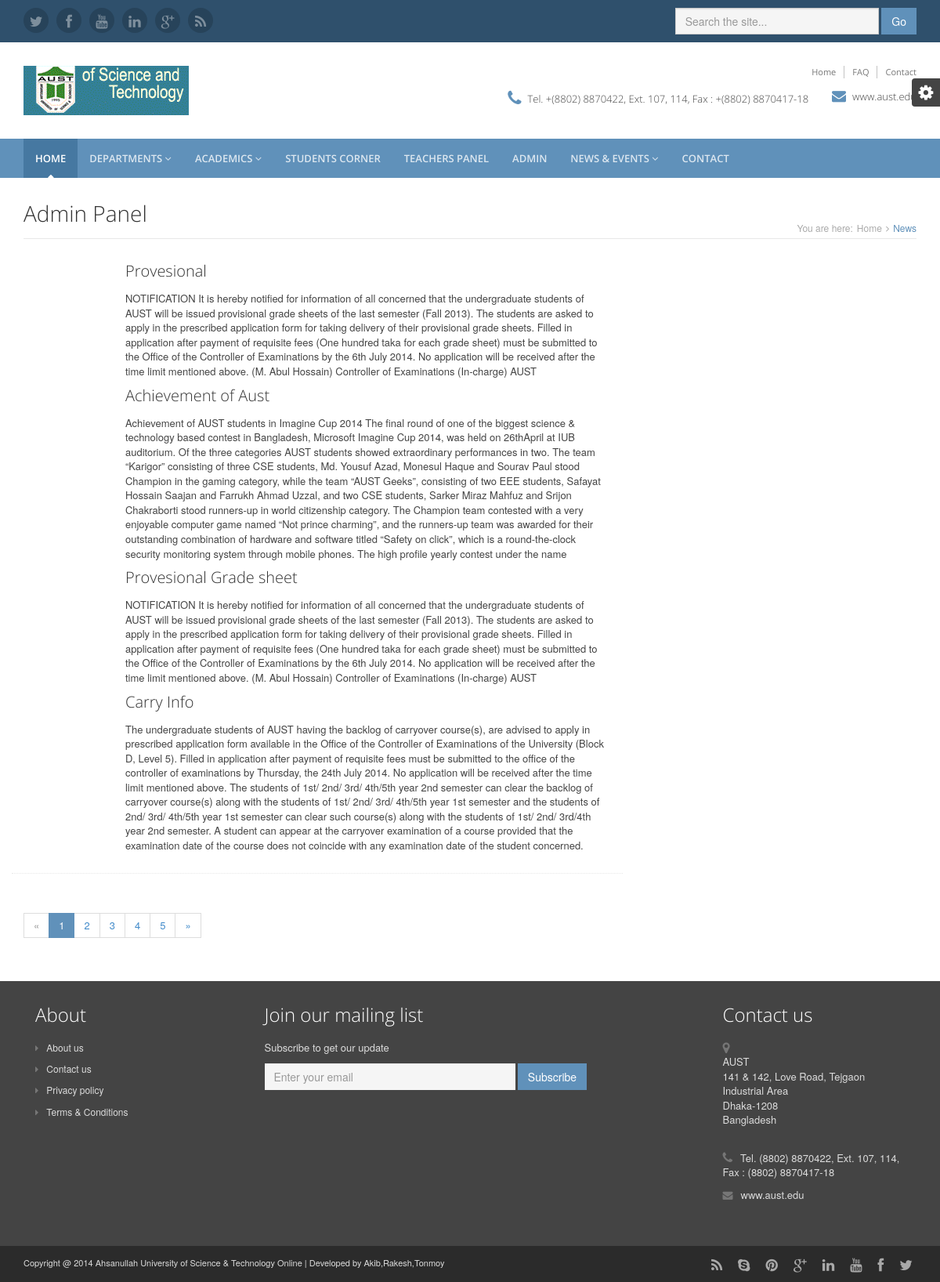
The app's page /news1.php with its own data.
### tables this page shows
CREATE TABLE IF NOT EXISTS `news` (
  `news_id` int(11) NOT NULL AUTO_INCREMENT,
  `news_title` varchar(200) NOT NULL,
  `news` varchar(1000) NOT NULL,
  PRIMARY KEY (`news_id`)
);

### news1.php (the view, shortened to what this page needs)
<?php
	include 'header.php';
?>
<!DOCTYPE html>
<html>
<head>
    <link rel="stylesheet" href="assets/plugins/bootstrap/css/bootstrap.min.css">
    <link rel="stylesheet" href="assets/plugins/font-awesome/css/font-awesome.css">
    <link id="theme-style" rel="stylesheet" href="assets/css/styles.css">
</head>
<body>
	<div class="content container">
            <div class="page-wrapper">
                <header class="page-heading clearfix">
                    <h1 class="heading-title pull-left">Admin Panel</small></h1>
                    <div class="breadcrumbs pull-right">
                        <ul class="breadcrumbs-list">
                            <li class="breadcrumbs-label">You are here:</li>
                            <li><a href="index.php">Home</a><i class="fa fa-angle-right"></i></li>
                            <li class="current">News</li>
                        </ul>
                    </div>
                </header>
                 <div class="page-content">
                    <div class="row page-row">
                        <div class="news-wrapper col-md-8 col-sm-7">
                            <article class="news-item page-row has-divider clearfix row">
                                <figure class="thumb col-md-2 col-sm-3 col-xs-4">
                                </figure>
                                <div class="details col-md-10 col-sm-9 col-xs-8">
                                <?php
                                                    $con=mysqli_connect("localhost","root","","project");
                                                    $rslt=mysqli_query($con,"SELECT * from news order by news_id desc");
                                                    while ($row=mysqli_fetch_array($rslt))
                                                    {
                                                ?>
                                    <h3 class="title">
                                    <?php
                                        echo $row['news_title'];
                                    ?>
                                    </h3>
                                    <p>
                                        <?php
                                            echo $row['news'];
                                        ?>
                                    </p>
                                    <?php
                                        }
                                    ?>
                                </div>
                            </article>
                            <ul class="pagination">
                                <li class="disabled"><a href="#">«</a></li>
                                <li class="active"><a href="#">1<span class="sr-only">(current)</span></a></li>
                                <li><a href="news1.php">2</a></li>
                                <li><a href="#">3</a></li>
                                <li><a href="#">4</a></li>
                                <li><a href="#">5</a></li>
                                <li><a href="#">»</a></li>
                            </ul>
                        </div>
                        </div>
                        </div>
                        </div>
                        </div>
                        </body>
                        </html>
                        <?php
    include 'footer.php';
?>

### assets/css/styles.css (style rules this page uses)
html, body { height: 100%; }
body { font-size: 13px; -webkit-font-smoothing: antialiased; -moz-osx-font-smoothing: grayscale; }
h1, h2, h3, h4, h5, h6 { font-family: 'open sans', arial, sans-serif; font-weight: 300; }
p { color: #444444; font-size: 13px; }
a { color: #6091ba; -webkit-transition: all 0.4s ease-in-out; -moz-transition: all 0.4s ease-in-out; -ms-transition: all 0.4s ease-in-out; -o-transition: all 0.4s ease-in-out; }
.pagination > .active > a, .pagination > .active > span, .pagination > .active > a:hover, .pagination > .active > span:hover, .pagination > .active > a:focus, .pagination > .active > span:focus { background-color: #6091ba; border-color: #6091ba; }
.pagination > li:first-child > a, .pagination > li:first-child > span, .pagination > li:last-child > a, .pagination > li:last-child > span { -webkit-border-radius: 0; -moz-border-radius: 0; -ms-border-radius: 0; -o-border-radius: 0; border-radius: 0; -moz-background-clip: padding; -webkit-background-clip: padding-box; background-clip: padding-box; }
.page-wrapper .page-heading { margin-bottom: 30px; border-bottom: 1px solid #e8e8e8; }
.page-wrapper .page-heading h1.heading-title { margin-top: 0; display: inline-block; font-size: 28px; }
.page-wrapper .breadcrumbs { display: inline-block; }
.page-wrapper .breadcrumbs ul { padding-top: 25px; margin: 0; }
.page-wrapper .breadcrumbs ul li { color: #6091ba; font-size: 12px; float: left; list-style: none; display: inline-block; }
.page-wrapper .breadcrumbs ul li a { display: inline-block; padding: 0 5px; color: #aaaaaa; }
.page-wrapper .breadcrumbs ul li.breadcrumbs-label { padding-right: 0; color: #aaaaaa; }
.page-wrapper .breadcrumbs ul li.current { max-width: 250px; white-space: nowrap; overflow: hidden; text-overflow: ellipsis; }
.page-wrapper .breadcrumbs ul li .fa { margin-right: 5px; color: #aaaaaa; }
.page-wrapper ul li { margin-bottom: 5px; }
.page-wrapper ul li .fa { margin-right: 5px; color: #6091ba; }
.page-wrapper .page-content h3 { font-size: 20px; font-weight: normal; }
.page-wrapper .page-content .title { margin-top: 0; margin-bottom: 15px; font-weight: 300; }
.page-wrapper .page-content .page-row { margin-bottom: 30px; }
.page-wrapper .page-content .has-divider { border-bottom: 1px dotted #e8e8e8; padding-bottom: 15px; }
@media (min-width: 992px) { html, body { height: 100%; } }
@media (min-width: 992px) { body { font-size: 13px; } }

### records on screen
news: news_title "Provesional", news "NOTIFICATION It is hereby notified for information of all concerned that the undergraduate students of AUST will be issued provisional grade sheets of the last semester (Fall 2013). The students are asked to apply in the prescribed application form for taking delivery of their provisional grade sheets. Filled in application after payment of requisite fees (One hundred taka for each grade sheet) must be submitted to the Office of the Controller of Examinations by the 6th July 2014. No application will be received after the time limit mentioned above. (M. Abul Hossain) Controller of Examinations (In-charge) AUST"
news: news_title "Achievement of Aust", news "Achievement of AUST students in Imagine Cup 2014 The final round of one of the biggest science & technology based contest in Bangladesh, Microsoft Imagine Cup 2014, was held on 26thApril at IUB auditorium. Of the three categories AUST students showed extraordinary performances in two. The team “Karigor” consisting of three CSE students, Md. Yousuf Azad, Monesul Haque and Sourav Paul stood Champion in the gaming category, while the team “AUST Geeks”, consisting of two EEE students, Safayat Hossain Saajan and Farrukh Ahmad Uzzal, and two CSE students, Sarker Miraz Mahfuz and Srijon Chakraborti stood runners-up in world citizenship category. The Champion team contested with a very enjoyable…"
news: news_title "Provesional Grade sheet", news "NOTIFICATION It is hereby notified for information of all concerned that the undergraduate students of AUST will be issued provisional grade sheets of the last semester (Fall 2013). The students are asked to apply in the prescribed application form for taking delivery of their provisional grade sheets. Filled in application after payment of requisite fees (One hundred taka for each grade sheet) must be submitted to the Office of the Controller of Examinations by the 6th July 2014. No application will be received after the time limit mentioned above. (M. Abul Hossain) Controller of Examinations (In-charge) AUST"
news: news_title "Carry Info", news "The undergraduate students of AUST having the backlog of carryover course(s), are advised to apply in prescribed application form available in the Office of the Controller of Examinations of the University (Block D, Level 5). Filled in application after payment of requisite fees must be submitted to the office of the controller of examinations by Thursday, the 24th July 2014. No application will be received after the time limit mentioned above. The students of 1st/ 2nd/ 3rd/ 4th/5th year 2nd semester can clear the backlog of carryover course(s) along with the students of 1st/ 2nd/ 3rd/ 4th/5th year 1st semester and the students of 2nd/ 3rd/ 4th/5th year 1st semester can clear such course(s)…"
